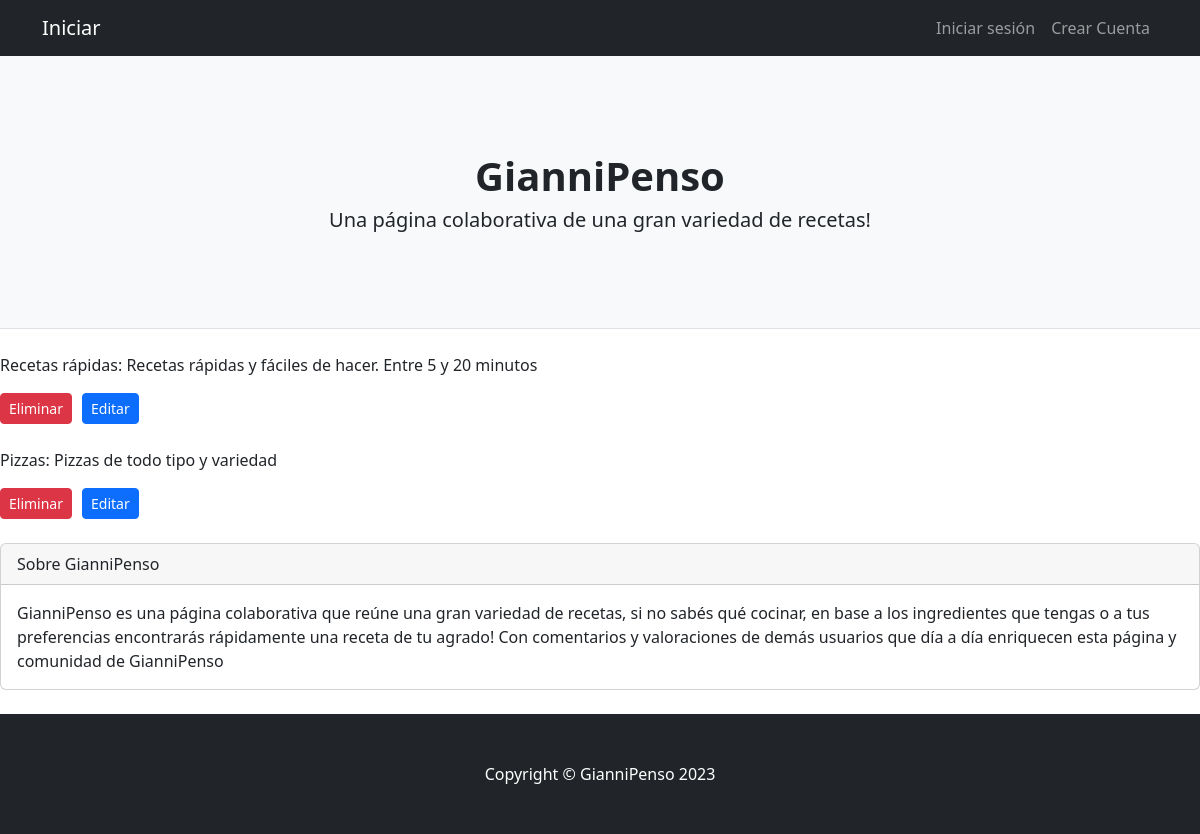
/AppRecetas/categorias-list/, run on the app's committed database.
### AppRecetas/models.py (models this page shows, shortened)
class Categoría(models.Model):
    nombre = models.CharField(max_length=20)
    descripcion = models.CharField(max_length=100)

### AppRecetas/class_views.py (the view)
# urls.py: path('categorias-list/', class_views.CategoriaListView.as_view(), name="Categorias"),
class CategoriaListView (ListView):
    model = Categoría
    template_name = "AppRecetas/categorias_list.html"

### AppRecetas/templates/AppRecetas/categorias_list.html
{% extends 'AppRecetas/base.html' %}
{% load static %}
{% block main %}
{% for categoria in object_list %}
    <p class="text-lg">{{ categoria.nombre }}: {{categoria.descripcion}}</p>
    <div class="row">
        <div class="col-md-12">
            <div class="d-flex justify-content-start">
                <a class="btn btn-danger btn-sm btn-space" href="{% url 'DeleteC' categoria.id %}">Eliminar</a>
                <a class="btn btn-primary btn-sm" href="{% url 'UpdateC' categoria.id %}">Editar</a>
            </div>
        </div>
    </div>
    <br>
{% endfor %}
{% endblock main %}

### data on the page
Categoría: nombre "Recetas rápidas", descripcion "Recetas rápidas y fáciles de hacer. Entre 5 y 20 minutos"
Categoría: nombre "Pizzas", descripcion "Pizzas de todo tipo y variedad"
